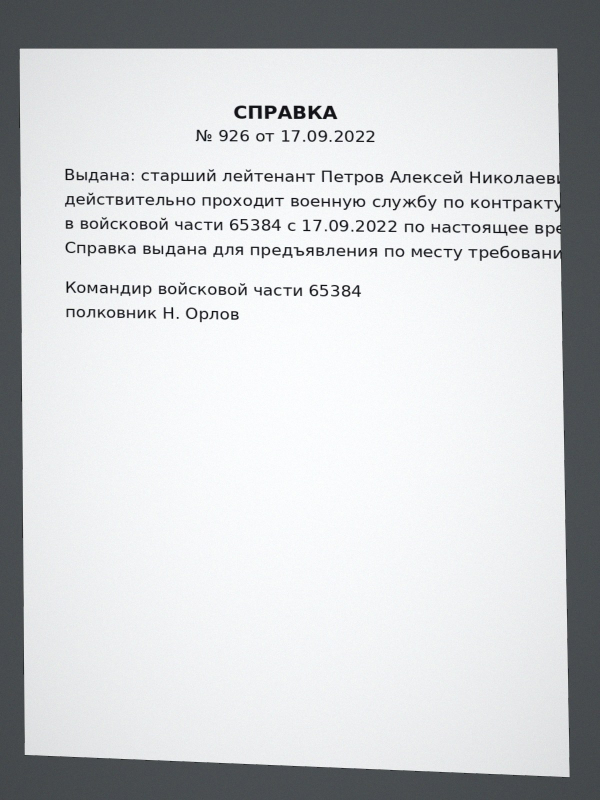
#> input picture testdata/ocr/page01-plain.jpg, 1200 x 1600 px (shown at 1/2 size)
$ python -i synthetic.py   (imports and definitions only)
#> lines starting #> are read from the running program, lines starting #| are printed output that depends on the picture; after the words box and inside, x2 and y2 are one past the last pixel; in counts of white or black regions, pixels touching at a corner belong together
import cv2, numpy as np, math, random, time, sys

def order(pts):
    c = pts.mean(axis=0)
    ang = np.arctan2(pts[:,1]-c[1], pts[:,0]-c[0])
    p = pts[np.argsort(ang)]
    s = int(np.argmin(p[:,0]+p[:,1]))
    return np.roll(p, -s, axis=0)

def poly_area(p):
    x=p[:,0]; y=p[:,1]; return 0.5*abs(np.dot(x,np.roll(y,-1))-np.dot(y,np.roll(x,-1)))

def convex(p):
    s=0
    for i in range(4):
        a,b,c=p[i],p[(i+1)%4],p[(i+2)%4]
        cr=(b[0]-a[0])*(c[1]-b[1])-(b[1]-a[1])*(c[0]-b[0])
        sg=1 if cr>1e-9 else (-1 if cr<-1e-9 else 0)
        if sg==0: return False
        if s==0: s=sg
        elif sg!=s: return False
    return True

def angles_ok(p):
    for i in range(4):
        a,b,c=p[(i+3)%4],p[i],p[(i+1)%4]
        v1=a-b; v2=c-b
        cos=np.dot(v1,v2)/(np.linalg.norm(v1)*np.linalg.norm(v2)+1e-9)
        d=math.degrees(math.acos(max(-1,min(1,cos))))
        if d<50 or d>130: return False
    return True

def to_quad(c):
    hull=cv2.convexHull(c)
    peri=cv2.arcLength(hull,True)
    eps=0.02
    while eps<=0.08+1e-9:
        a=cv2.approxPolyDP(hull,eps*peri,True)
        if len(a)==4: return order(a.reshape(4,2).astype(float))
        if len(a)<4: break
        eps+=0.01
    return None

def detect(gray, work=480, min_area=0.12, variant=None):
#> called with work = 480, min_area = 0.12
    scale=min(1.0, work/max(gray.shape))
#> scale = 0.3
    small=cv2.resize(gray,(int(gray.shape[1]*scale),int(gray.shape[0]*scale)),interpolation=cv2.INTER_AREA) if scale<1 else gray.copy()
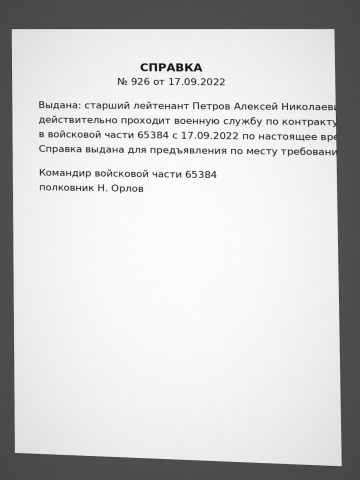
#> small: shape (480, 360); min 18, max 253, mean 206.1
    bl=cv2.GaussianBlur(small,(5,5),0)
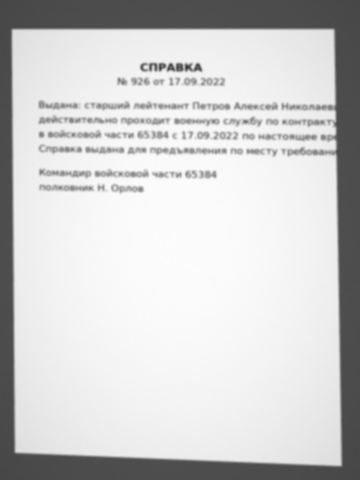
#> bl: shape (480, 360); min 54, max 252, mean 206.1
    h,w=small.shape; fa=w*h
#> after `h, w = small.shape`: h = 480; w = 360
#> after `fa = w * h`: fa = 172800
    k=cv2.getStructuringElement(cv2.MORPH_RECT,(3,3))
    med=float(np.median(bl)); lo=max(0,0.66*med); hi=max(min(255,1.33*med),lo+20)
#> after `med = float(np.median(bl))`: med = 238
#> after `lo = max(0, 0.66 * med)`: lo = 157.1
#> after `hi = max(min(255, 1.33 * med), lo + 20)`: hi = 255
    maps=[cv2.dilate(cv2.Canny(bl,lo,hi),k), cv2.dilate(cv2.Canny(bl,20,60),k)]
    _,o=cv2.threshold(bl,0,255,cv2.THRESH_BINARY+cv2.THRESH_OTSU)
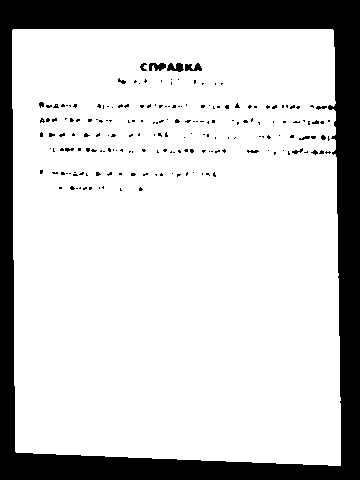
#> o: shape (480, 360); 79.8% white; 194 black regions (182 under 20 px), largest, box (x1, y1, x2, y2) and area: (0, 0, 360, 480) 33192, (167, 63, 184, 72) 104, (149, 63, 166, 71) 99
    maps.append(cv2.morphologyEx(o,cv2.MORPH_CLOSE,cv2.getStructuringElement(cv2.MORPH_RECT,(9,9))))
    if variant: maps=variant(bl,maps)
    best=None
    for m in maps:
        cs,_=cv2.findContours(m,cv2.RETR_LIST,cv2.CHAIN_APPROX_SIMPLE)
        for c in cs:
            if cv2.contourArea(c)<min_area*fa: continue
            q=to_quad(c)
            if q is None or not convex(q) or not angles_ok(q): continue
            qa=poly_area(q)
            if qa<min_area*fa or qa>0.995*fa: continue
            r=cv2.minAreaRect(q.astype(np.float32))
            rect=min(1.0,qa/max(1.0,r[1][0]*r[1][1]))
            touches=sum(1 for p in q if p[0]<2 or p[1]<2 or p[0]>w-3 or p[1]>h-3)
            sc=qa/fa*rect*(1-0.15*touches)
            if best is None or sc>best[1]: best=(q,sc)
#> this loop made 3 passes
#> after the loop, best = ([[11, 28], [334, 28], [342, 466], [14, 453]], 0.79)
    if best is None: return None
    return best[0]/scale

# [66 lines left out: functions iou, paper, background, make_case, run, not called in this run]

# [2 lines not run here, left out]

>>> import cv2
>>> picture = cv2.imread('../../testdata/ocr/page01-plain.jpg', cv2.IMREAD_GRAYSCALE)
>>> result = detect(picture)
#> result = [[36.67, 93.33], [1113.3, 93.33], [1140, 1553.3], [46.67, 1510]]

$ run again, on testdata/ocr/page07-plain.jpg
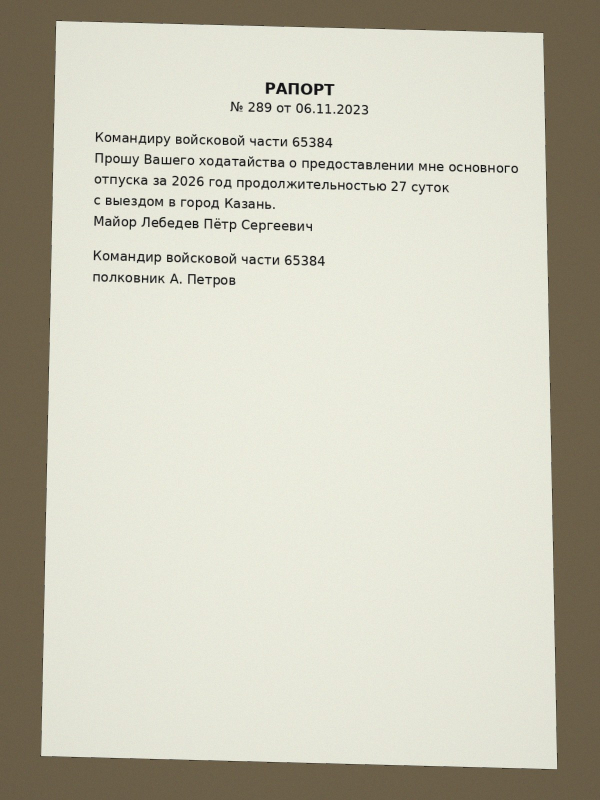
#> input picture testdata/ocr/page07-plain.jpg, 1200 x 1600 px (shown at 1/2 size)
#> in detect, `bl=cv2.GaussianBlur(small,(5,5),0)`:
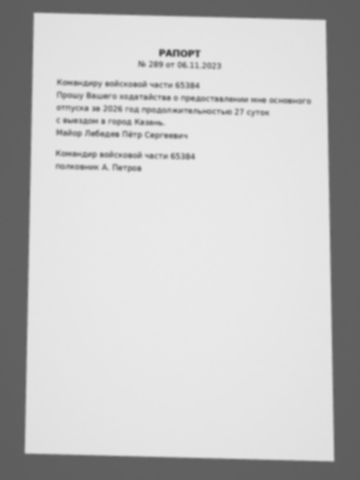
#> bl: shape (480, 360); min 84, max 233, mean 195.8
#> med = 228
#> lo = 150.5
#> hi = 255
#> in detect, `_,o=cv2.threshold(bl,0,255,cv2.THRESH_BINARY+cv2.THRESH_OTSU)`:
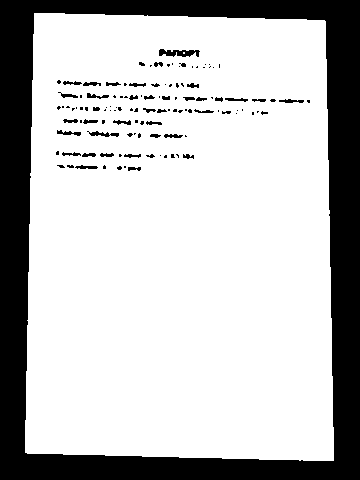
#> o: shape (480, 360); 75.4% white; 118 black regions (77 under 20 px), largest, box (x1, y1, x2, y2) and area: (0, 0, 360, 480) 40181, (159, 49, 200, 57) 212, (87, 131, 119, 137) 97
#> the loop in detect, `for m in maps:` made 3 passes
#> after the loop in detect, `for m in maps:`: best = ([[32, 12], [326, 19], [334, 462], [24, 454]], 0.75)
#> result = [[106.7, 40], [1086.7, 63.33], [1113.3, 1540], [80, 1513.3]]

$ run again, on testdata/ocr/page02-gradient.jpg
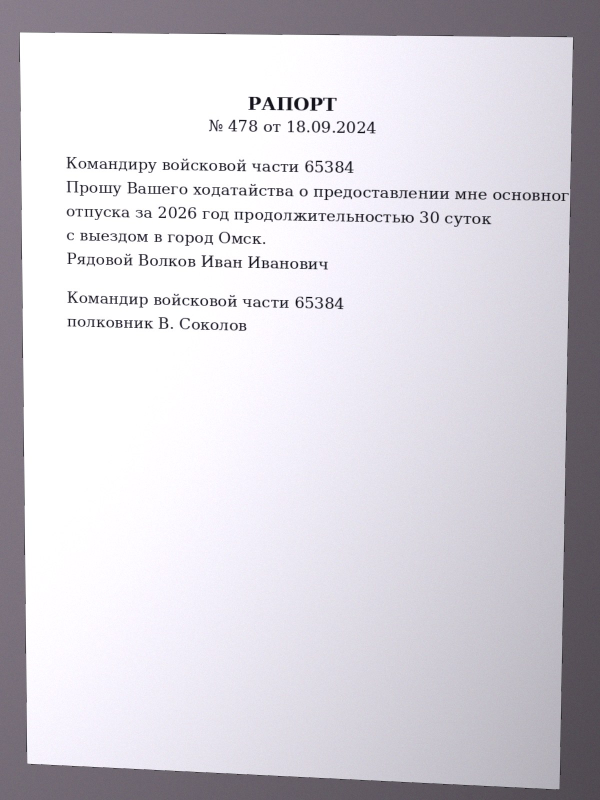
#> input picture testdata/ocr/page02-gradient.jpg, 1200 x 1600 px (shown at 1/2 size)
#> in detect, `bl=cv2.GaussianBlur(small,(5,5),0)`:
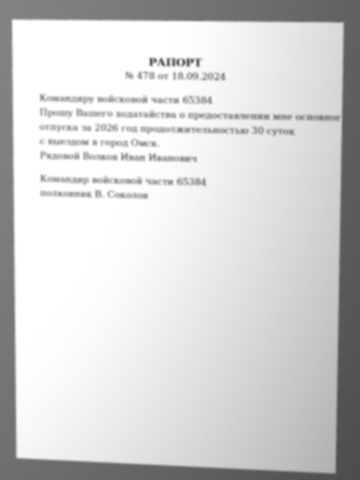
#> bl: shape (480, 360); min 76, max 255, mean 211.3
#> med = 229
#> lo = 151.1
#> hi = 255
#> in detect, `_,o=cv2.threshold(bl,0,255,cv2.THRESH_BINARY+cv2.THRESH_OTSU)`:
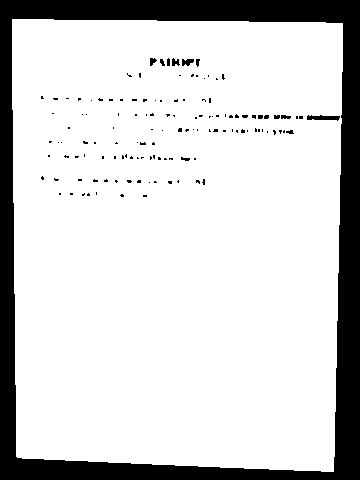
#> o: shape (480, 360); 83% white; 129 black regions (117 under 20 px), largest, box (x1, y1, x2, y2) and area: (0, 0, 360, 480) 28271, (307, 115, 340, 121) 133, (182, 59, 194, 66) 62
#> the loop in detect, `for m in maps:` made 3 passes
#> after the loop in detect, `for m in maps:`: best = ([[11, 18], [344, 21], [335, 474], [15, 458]], 0.815)
#> result = [[36.67, 60], [1146.7, 70], [1116.7, 1580], [50, 1526.7]]
